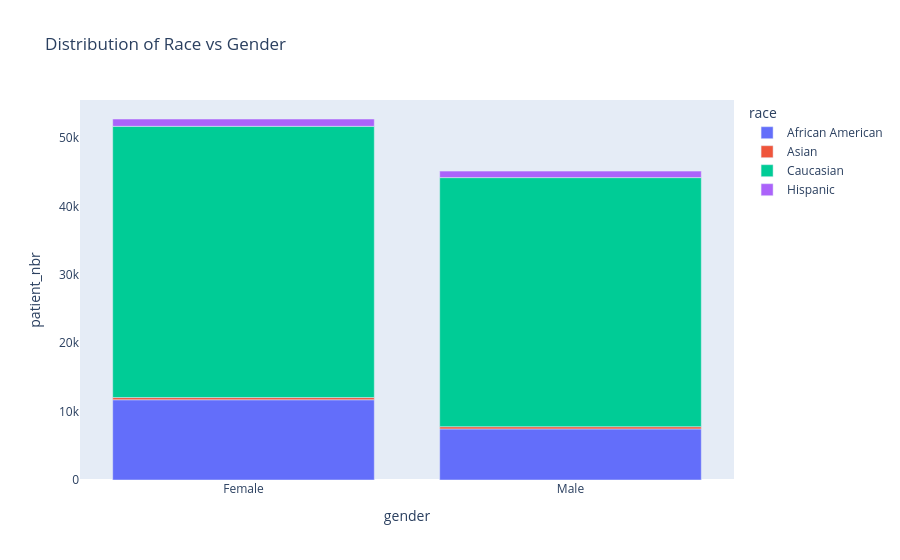

The code cell stored with this chart in its notebook:
### Code cell
#visualize
fig = px.bar(top_seven, x='gender', y='patient_nbr', color='race'
             , title='Distribution of Race vs Gender')
fig.update_xaxes(showgrid=False)
fig.update_yaxes(showgrid=False)
fig.show()

### Figure 1 — Plotly figure (JSON) as saved in the notebook; plotly's stock layout.template omitted (floating-point values rounded to 4 significant figures)
{"data": [{"hovertemplate": "race=African American<br>gender=%{x}<br>patient_nbr=%{y}<extra></extra>", "legendgroup": "African American", "marker": {"color": "#636efa", "pattern": {"shape": ""}}, "name": "African American", "orientation": "v", "showlegend": true, "textposition": "auto", "type": "bar", "x": ["Female", "Male"], "xaxis": "x", "y": [11733, 7472], "yaxis": "y"}, {"hovertemplate": "race=Asian<br>gender=%{x}<br>patient_nbr=%{y}<extra></extra>", "legendgroup": "Asian", "marker": {"color": "#EF553B", "pattern": {"shape": ""}}, "name": "Asian", "orientation": "v", "showlegend": true, "textposition": "auto", "type": "bar", "x": ["Female", "Male"], "xaxis": "x", "y": [321, 322], "yaxis": "y"}, {"hovertemplate": "race=Caucasian<br>gender=%{x}<br>patient_nbr=%{y}<extra></extra>", "legendgroup": "Caucasian", "marker": {"color": "#00cc96", "pattern": {"shape": ""}}, "name": "Caucasian", "orientation": "v", "showlegend": true, "textposition": "auto", "type": "bar", "x": ["Female", "Male"], "xaxis": "x", "y": [39660, 36423], "yaxis": "y"}, {"hovertemplate": "race=Hispanic<br>gender=%{x}<br>patient_nbr=%{y}<extra></extra>", "legendgroup": "Hispanic", "marker": {"color": "#ab63fa", "pattern": {"shape": ""}}, "name": "Hispanic", "orientation": "v", "showlegend": true, "textposition": "auto", "type": "bar", "x": ["Female", "Male"], "xaxis": "x", "y": [1074, 950], "yaxis": "y"}], "layout": {"barmode": "relative", "legend": {"title": {"text": "race"}, "tracegroupgap": 0}, "title": {"text": "Distribution of Race vs Gender"}, "xaxis": {"anchor": "y", "domain": [0, 1], "showgrid": false, "title": {"text": "gender"}}, "yaxis": {"anchor": "x", "domain": [0, 1], "showgrid": false, "title": {"text": "patient_nbr"}}}}
